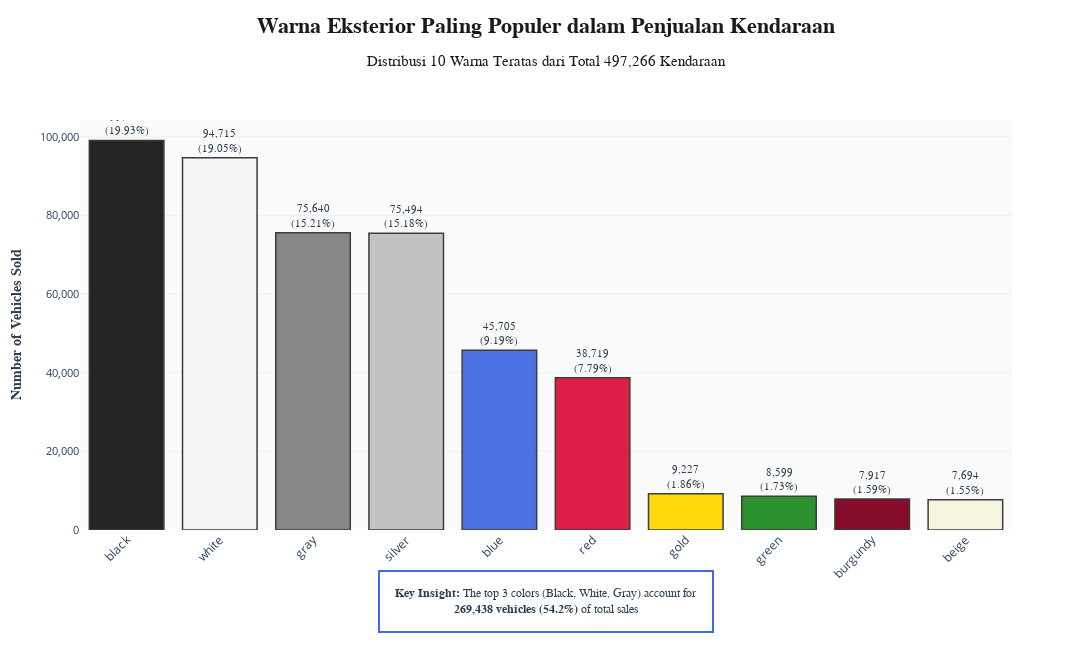

The cell this chart's notebook holds for it:
### Code cell
# Prepare data for visualization - Get top 10 colors (excluding unknown/missing)
color_counts = df_filled_no_outlier['color'].value_counts()
# Filter out "—" which represents unknown/missing colors
color_counts_clean = color_counts[color_counts.index != '—']
top_colors = color_counts_clean.head(10)

# Calculate percentages
total_vehicles = len(df_filled_no_outlier)
color_percentages = (top_colors / total_vehicles * 100).round(2)

# Create a color mapping for realistic color representation
color_visual_map = {
    'black': '#1a1a1a',
    'white': '#f5f5f5',
    'gray': '#808080',
    'silver': '#c0c0c0',
    'blue': '#4169e1',
    'red': '#dc143c',
    'gold': '#ffd700',
    'green': '#228b22',
    'burgundy': '#800020',
    'beige': '#f5f5dc',
    'brown': '#8b4513',
    'orange': '#ff8c00',
    'purple': '#9370db',
    'off-white': '#faf0e6',
    'yellow': '#ffff00'
}

# Get colors for the bars
bar_colors = [color_visual_map.get(color.lower(), '#6c757d') for color in top_colors.index]

# Create the visualization
fig = go.Figure()

# Add bar chart
fig.add_trace(go.Bar(
    x=top_colors.index,
    y=top_colors.values,
    marker=dict(
        color=bar_colors,
        line=dict(color='#333333', width=1.5),
        opacity=0.95
    ),
    text=[f'{count:,}<br>({pct}%)' for count, pct in zip(top_colors.values, color_percentages.values)],
    textposition='outside',
    textfont=dict(size=11, color='#2c3e50', family='Arial'),
    hovertemplate='<b>Color:</b> %{x}<br>' +
                  '<b>Vehicles:</b> %{y:,}<br>' +
                  '<b>Percentage:</b> %{customdata:.2f}%<br>' +
                  '<extra></extra>',
    customdata=color_percentages.values
))

# Update layout
fig.update_layout(
    title={
        'text': '<b>Warna Eksterior Paling Populer dalam Penjualan Kendaraan</b><br>' +
                '<sub>Distribusi 10 Warna Teratas dari Total 497,266 Kendaraan</sub>',
        'y': 0.95,
        'x': 0.5,
        'xanchor': 'center',
        'yanchor': 'top',
        'font': dict(size=22, color='#1a1a1a', family='Arial Black')
    },
    xaxis=dict(
        title=dict(
            text='<b>Exterior Color</b>',
            font=dict(size=14, color='#2c3e50', family='Arial')
        ),
        tickfont=dict(size=12),
        tickangle=-45,
        showgrid=False
    ),
    yaxis=dict(
        title=dict(
            text='<b>Number of Vehicles Sold</b>',
            font=dict(size=14, color='#2c3e50', family='Arial')
        ),
        showgrid=True,
        gridcolor='rgba(200, 200, 200, 0.2)',
        tickformat=',',
        tickfont=dict(size=11)
    ),
    plot_bgcolor='rgba(250, 250, 250, 1)',
    paper_bgcolor='white',
    showlegend=False,
    width=1100,
    height=650,
    margin=dict(l=80, r=80, t=120, b=120)
)

# Add annotation with insights
top_3_colors = ', '.join(top_colors.head(3).index.str.title())
top_3_total = top_colors.head(3).sum()
top_3_percentage = (top_3_total / total_vehicles * 100)

fig.add_annotation(
    text=f"<b>Key Insight:</b> The top 3 colors ({top_3_colors}) account for<br>" +
         f"<b>{top_3_total:,} vehicles ({top_3_percentage:.1f}%)</b> of total sales",
    xref="paper", yref="paper",
    x=0.5, y=-0.25,
    showarrow=False,
    font=dict(size=12, color='#2c3e50', family='Arial'),
    align="center",
    bgcolor="rgba(255, 255, 255, 0.95)",
    borderpad=15,
    bordercolor="#4169e1",
    borderwidth=2
)

fig.show()

# Print detailed statistics
print("\n" + "="*80)
print(" " * 22 + "MOST POPULAR EXTERIOR COLORS")
print("="*80)
print(f"\nTotal vehicles analyzed: {total_vehicles:,}")
print(f"Total unique colors: {df_filled_no_outlier['color'].nunique()}")
print(f"\nTop 10 Colors Breakdown:")
print("-"*80)
print(f"{'Rank':<6} {'Color':<15} {'Count':<15} {'Percentage':<15} {'Visual':<20}")
print("-"*80)

for rank, (color, count) in enumerate(top_colors.items(), 1):
    percentage = (count / total_vehicles * 100)
    bar_length = int(percentage / 2)  # Scale for visual representation
    visual_bar = '█' * bar_length
    print(f"{rank:<6} {color.title():<15} {count:>13,} {percentage:>13.2f}% {visual_bar:<20}")

print("-"*80)
print(f"\nTop 3 Colors Summary:")
print(f"  Combined Sales: {top_3_total:,} vehicles")
print(f"  Market Share: {top_3_percentage:.2f}%")
print(f"\nColor Insights:")
print(f"  - Most popular: {top_colors.index[0].title()} ({top_colors.values[0]:,} vehicles, {color_percentages.values[0]:.2f}%)")
print(f"  - Runner-up: {top_colors.index[1].title()} ({top_colors.values[1]:,} vehicles, {color_percentages.values[1]:.2f}%)")
print(f"  - Third place: {top_colors.index[2].title()} ({top_colors.values[2]:,} vehicles, {color_percentages.values[2]:.2f}%)")
print(f"  - Neutral colors (Black, White, Gray, Silver): {(top_colors[['black', 'white', 'gray', 'silver']].sum() / total_vehicles * 100):.2f}%")
print("="*80)

### Figure 1 — Plotly figure (JSON) as saved in the notebook; plotly's stock layout.template omitted (floating-point values rounded to 4 significant figures)
{"data": [{"customdata": [19.93, 19.05, 15.21, 15.18, 9.19, 7.79, 1.86, 1.73, 1.59, 1.55], "hovertemplate": "<b>Color:</b> %{x}<br><b>Vehicles:</b> %{y:,}<br><b>Percentage:</b> %{customdata:.2f}%<br><extra></extra>", "marker": {"color": ["#1a1a1a", "#f5f5f5", "#808080", "#c0c0c0", "#4169e1", "#dc143c", "#ffd700", "#228b22", "#800020", "#f5f5dc"], "line": {"color": "#333333", "width": 1.5}, "opacity": 0.95}, "text": ["99,083<br>(19.93%)", "94,715<br>(19.05%)", "75,640<br>(15.21%)", "75,494<br>(15.18%)", "45,705<br>(9.19%)", "38,719<br>(7.79%)", "9,227<br>(1.86%)", "8,599<br>(1.73%)", "7,917<br>(1.59%)", "7,694<br>(1.55%)"], "textfont": {"color": "#2c3e50", "family": "Arial", "size": 11}, "textposition": "outside", "type": "bar", "x": ["black", "white", "gray", "silver", "blue", "red", "gold", "green", "burgundy", "beige"], "y": [99083, 94715, 75640, 75494, 45705, 38719, 9227, 8599, 7917, 7694]}], "layout": {"annotations": [{"align": "center", "bgcolor": "rgba(255, 255, 255, 0.95)", "bordercolor": "#4169e1", "borderpad": 15, "borderwidth": 2, "font": {"color": "#2c3e50", "family": "Arial", "size": 12}, "showarrow": false, "text": "<b>Key Insight:</b> The top 3 colors (Black, White, Gray) account for<br><b>269,438 vehicles (54.2%)</b> of total sales", "x": 0.5, "xref": "paper", "y": -0.25, "yref": "paper"}], "height": 650, "margin": {"b": 120, "l": 80, "r": 80, "t": 120}, "paper_bgcolor": "white", "plot_bgcolor": "rgba(250, 250, 250, 1)", "showlegend": false, "title": {"font": {"color": "#1a1a1a", "family": "Arial Black", "size": 22}, "text": "<b>Warna Eksterior Paling Populer dalam Penjualan Kendaraan</b><br><sub>Distribusi 10 Warna Teratas dari Total 497,266 Kendaraan</sub>", "x": 0.5, "xanchor": "center", "y": 0.95, "yanchor": "top"}, "width": 1100, "xaxis": {"showgrid": false, "tickangle": -45, "tickfont": {"size": 12}, "title": {"font": {"color": "#2c3e50", "family": "Arial", "size": 14}, "text": "<b>Exterior Color</b>"}}, "yaxis": {"gridcolor": "rgba(200, 200, 200, 0.2)", "showgrid": true, "tickfont": {"size": 11}, "tickformat": ",", "title": {"font": {"color": "#2c3e50", "family": "Arial", "size": 14}, "text": "<b>Number of Vehicles Sold</b>"}}}}
